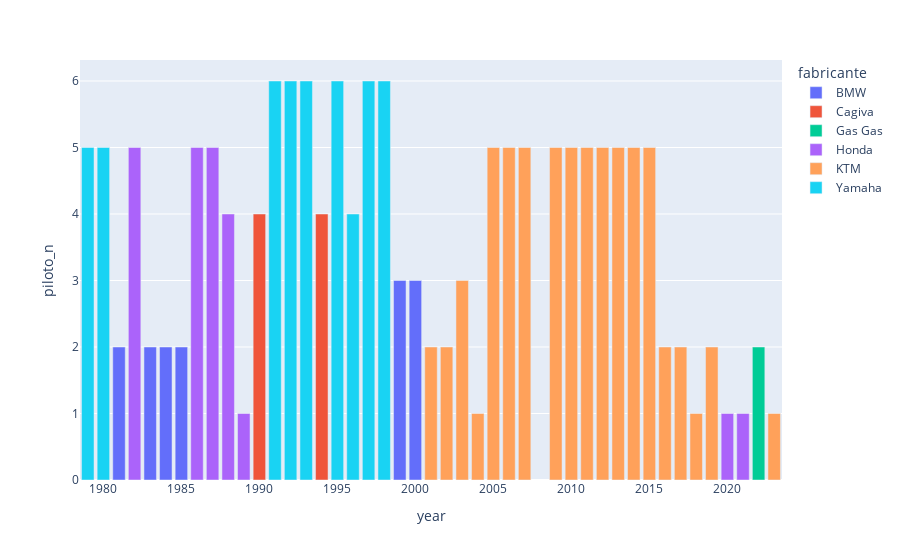

Here is the notebook cell this chart was saved with:
### Code cell
import plotly.graph_objects as go
import plotly.express as px

fig = px.bar(df_piloto, x= 'year', y='piloto_n', color='fabricante')

fig.show()

### Figure 1 — Plotly figure (JSON) as saved in the notebook; plotly's stock layout.template omitted (floating-point values rounded to 4 significant figures)
{"data": [{"alignmentgroup": "True", "hovertemplate": "fabricante=BMW<br>year=%{x}<br>piloto_n=%{y}<extra></extra>", "legendgroup": "BMW", "marker": {"color": "#636efa", "pattern": {"shape": ""}}, "name": "BMW", "offsetgroup": "BMW", "orientation": "v", "showlegend": true, "textposition": "auto", "x": [1984, 1985, 1981, 1983, 1999, 2000], "xaxis": "x", "y": [2, 2, 2, 2, 3, 3], "yaxis": "y", "type": "bar"}, {"alignmentgroup": "True", "hovertemplate": "fabricante=Cagiva<br>year=%{x}<br>piloto_n=%{y}<extra></extra>", "legendgroup": "Cagiva", "marker": {"color": "#EF553B", "pattern": {"shape": ""}}, "name": "Cagiva", "offsetgroup": "Cagiva", "orientation": "v", "showlegend": true, "textposition": "auto", "x": [1990, 1994], "xaxis": "x", "y": [4, 4], "yaxis": "y", "type": "bar"}, {"alignmentgroup": "True", "hovertemplate": "fabricante=Gas Gas<br>year=%{x}<br>piloto_n=%{y}<extra></extra>", "legendgroup": "Gas Gas", "marker": {"color": "#00cc96", "pattern": {"shape": ""}}, "name": "Gas Gas", "offsetgroup": "Gas Gas", "orientation": "v", "showlegend": true, "textposition": "auto", "x": [2022], "xaxis": "x", "y": [2], "yaxis": "y", "type": "bar"}, {"alignmentgroup": "True", "hovertemplate": "fabricante=Honda<br>year=%{x}<br>piloto_n=%{y}<extra></extra>", "legendgroup": "Honda", "marker": {"color": "#ab63fa", "pattern": {"shape": ""}}, "name": "Honda", "offsetgroup": "Honda", "orientation": "v", "showlegend": true, "textposition": "auto", "x": [1982, 1986, 1987, 1988, 1989, 2021, 2020], "xaxis": "x", "y": [5, 5, 5, 4, 1, 1, 1], "yaxis": "y", "type": "bar"}, {"alignmentgroup": "True", "hovertemplate": "fabricante=KTM<br>year=%{x}<br>piloto_n=%{y}<extra></extra>", "legendgroup": "KTM", "marker": {"color": "#FFA15A", "pattern": {"shape": ""}}, "name": "KTM", "offsetgroup": "KTM", "orientation": "v", "showlegend": true, "textposition": "auto", "x": [2005, 2007, 2010, 2012, 2013, 2001, 2002, 2023, 2006, 2009, 2011, 2014, 2015, 2018, 2004, 2003, 2017, 2016, 2019], "xaxis": "x", "y": [5, 5, 5, 5, 5, 2, 2, 1, 5, 5, 5, 5, 5, 1, 1, 3, 2, 2, 2], "yaxis": "y", "type": "bar"}, {"alignmentgroup": "True", "hovertemplate": "fabricante=Yamaha<br>year=%{x}<br>piloto_n=%{y}<extra></extra>", "legendgroup": "Yamaha", "marker": {"color": "#19d3f3", "pattern": {"shape": ""}}, "name": "Yamaha", "offsetgroup": "Yamaha", "orientation": "v", "showlegend": true, "textposition": "auto", "x": [1979, 1980, 1996, 1991, 1992, 1993, 1995, 1997, 1998], "xaxis": "x", "y": [5, 5, 4, 6, 6, 6, 6, 6, 6], "yaxis": "y", "type": "bar"}], "layout": {"xaxis": {"anchor": "y", "domain": [0.0, 1.0], "title": {"text": "year"}}, "yaxis": {"anchor": "x", "domain": [0.0, 1.0], "title": {"text": "piloto_n"}}, "legend": {"title": {"text": "fabricante"}, "tracegroupgap": 0}, "margin": {"t": 60}, "barmode": "relative"}}
